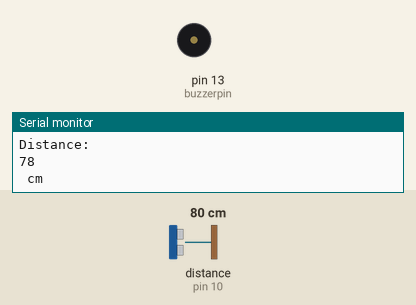
Recording of a sketch running on a simulated Arduino Uno, built with avr-gcc and run on an emulated ATmega328P. Parts: buzzer (waves = sounding, pin HIGH), the last lines printed to the serial monitor. Wiring (inferred from the names in the program): ultrasonic range finder: trigger pin 9; echo pin 10. The inputs (shaded band) are chosen by the test bench; at power-on: distance to the obstacle (sensor on pin 10) 80 cm. The echo pulse lasts 58.3 µs per cm; pins used as bus, display or sensor lines are not drawn.

Above: at 2.3 s.
2.4 s: distance to the obstacle (sensor on pin 10) set to 18 cm
4.5 s: distance to the obstacle (sensor on pin 10) set to 15 cm
At 4.9 s:
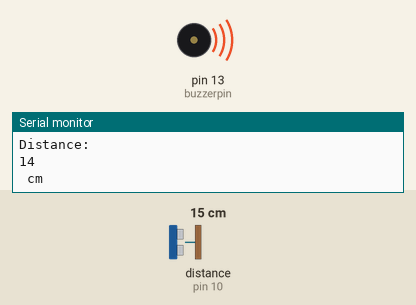
6.6 s: distance to the obstacle (sensor on pin 10) set to 35 cm
At 8.6 s:
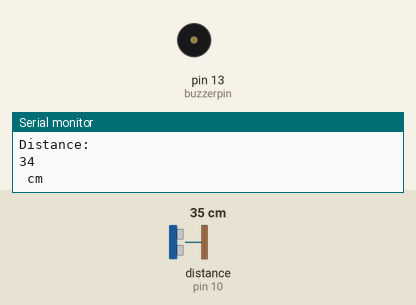
9.0 s: distance to the obstacle (sensor on pin 10) set to 2 cm
At 9.8 s:
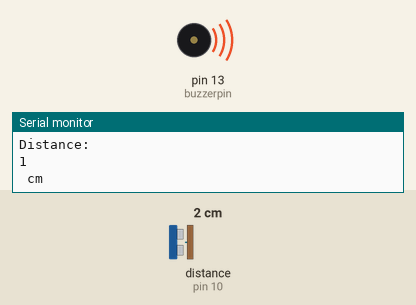
Timing chart, 0 to 12.0 s (numbered marks = the images above; inputs shaded):
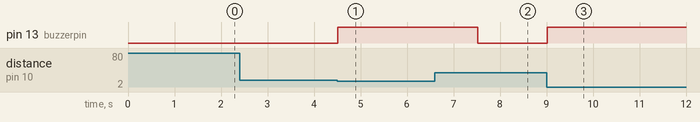

Measured:
- the behaviour switches between 17 and 16 cm on distance to the obstacle (sensor on pin 10) (found by bisection; images 0 and 1)
- after the input at 4.5 s, pin 13 (buzzerpin): LOW → HIGH at once
- after the input at 6.6 s, pin 13 (buzzerpin): HIGH → LOW after 0.92 s
- after the input at 9.0 s, pin 13 (buzzerpin): LOW → HIGH at once

The sketch:

ultrasonic_buzzer.ino
```cpp
const int trigpin = 9;
const int echopin = 10;
const int buzzerpin=13;
long duration;
int distance_cm;
void setup(){
 pinMode(trigpin, OUTPUT);
 pinMode(echopin, INPUT);
  pinMode(buzzerpin,OUTPUT);
 Serial.begin(9600);
}
void loop(){
 digitalWrite(trigpin, LOW);
 delayMicroseconds(2);
 digitalWrite(trigpin, HIGH);
 delayMicroseconds(10);
 digitalWrite(trigpin, LOW);

 duration = pulseIn(echopin, HIGH);
//conversion
 distance_cm = duration * 0.034 / 2;

 Serial.println("Distance: ");
 Serial.println(distance_cm);
 Serial.println(" cm");
  if(distance_cm<=15){
    digitalWrite(buzzerpin,HIGH);
    delay(1000);
  }
  if(distance_cm>15){
  digitalWrite(buzzerpin,LOW);
    delay(1000);
  }

 delay(500); // Adjust this delay to control the frequency of distance readings
}
```
